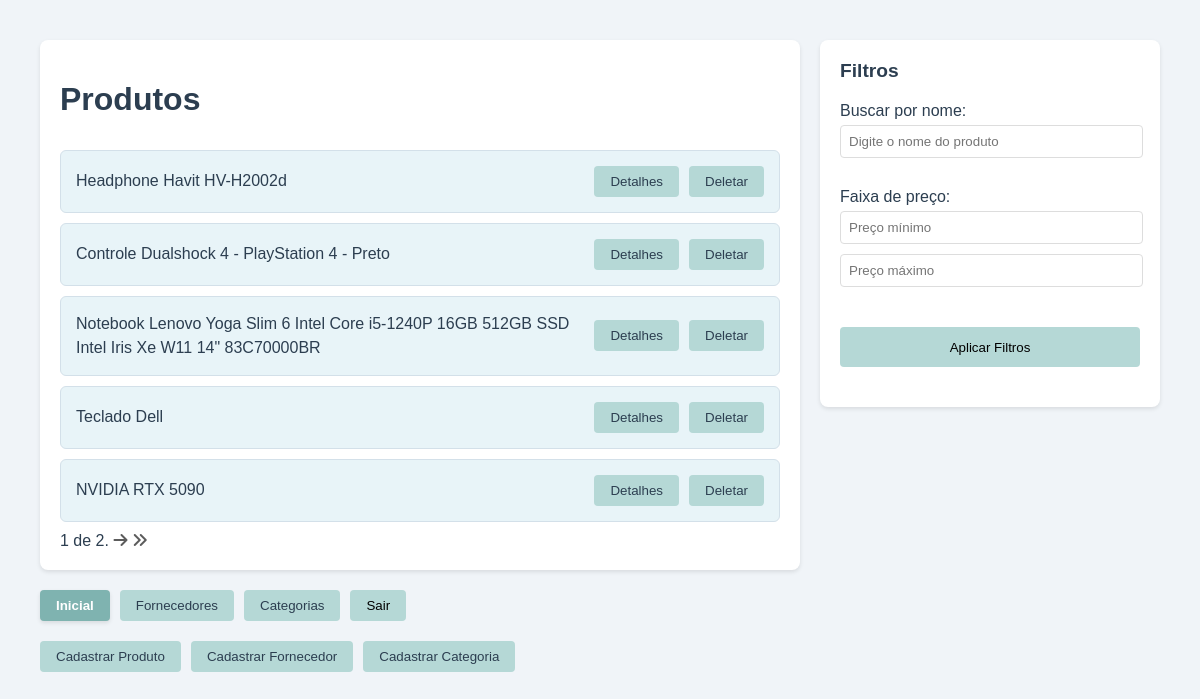
The app's page / (signed in) with its own data.
### core/models.py (models this page shows)
class Produto(models.Model):
    nome = models.CharField(max_length=200)
    codigo = models.CharField(max_length=10, unique=True)
    descricao = models.TextField(blank=True)
    preco = models.DecimalField(max_digits=10, decimal_places=2)
    quantidade = models.IntegerField()
    data_criacao = models.DateField(default=date.today)
    fornecedor = models.ForeignKey(Fornecedor, on_delete=models.CASCADE, blank=True)
    categorias = models.ManyToManyField(Categoria, blank=True, related_name='produtos')
    def __str__(self):
        return self.nome

### core/views.py (the view)
# urls.py: path('', views.IndexView.as_view(), name='index'),
class IndexView(LoginRequiredMixin, ListView):
    model = Produto
    template_name = 'core/index.html'
    context_object_name = 'produtos'
    paginate_by = 5
    page_kwarg = "pagina"

### core/templates/core/index.html (shortened to what this page needs)
{% extends 'core/base.html' %}
{% load static %}
{% load preserve_url %}
{% block content %}
    <div id="main-box">
        <div class="main-header">
            <h1>Produtos</h1>
        </div>
        {% for produto in produtos %}
            <div id="produto-box">
                <p>{{ produto }}</p>
                <div class="button-container">
                    <button>
                        <a href="{% url 'details' produto.id %}" style="text-decoration: none;">Detalhes</a>
                    </button>
                    <button>
                        <a href="{% url 'deletar_produto' produto.id %}" style="text-decoration: none;">Deletar</a>
                    </button>
                </div>
            </div>
        {% empty %}
            <p>Não há produtos cadastrados.</p>
        {% endfor %}
        <span>
            {{ page_obj.number }} de {{ page_obj.paginator.num_pages }}.
        </span>
        {% if page_obj.has_next %}
            <a href="?pagina={{ page_obj.next_page_number }}"><i class="page-icon fa-solid fa-arrow-right"></i></a>
            <a href="?pagina={{ page_obj.paginator.num_pages }}"><i class="page-icon fa-solid fa-angles-right"></i></a>
        {% endif %}
    </div>
{% endblock %}
{% block filtros %}
    <div class="filter-card">
        <h2>Filtros</h2>
        <form action="{% url 'resultado_pesquisa' %}" method="get">
            <div class="filter-group">
                <label for="search-input">Buscar por nome:</label>
                <input name="q" type="text" id="search-input" placeholder="Digite o nome do produto">
            </div>
            <div class="filter-group">
                <label>Faixa de preço:</label>
                <input type="number" name="start_value" placeholder="Preço mínimo" step="1">
                <input type="number" name="end_value" placeholder="Preço máximo" step="1">
            </div>
            <div class="filter-group">
                <button id="filter-button" type="submit">Aplicar Filtros</button>
            </div>
        </form>
    </div>
{% endblock %}

### core/static/core/css/base.css (style rules this page uses)
body { font-family: 'Arial', sans-serif; background-color: #f0f4f8; margin: 0; padding: 20px; color: #2c3e50; }
.filter-card { width: 300px; background-color: #fff; border-radius: 8px; padding: 20px; box-shadow: 0 2px 4px rgba(0, 0, 0, 0.1); height: 100%; }
.filter-card h2 { margin-top: 0; margin-bottom: 20px; font-size: 1.2em; color: #2c3e50; }
.filter-group { margin-bottom: 20px; }
.filter-group label { display: block; margin-bottom: 5px; color: #2c3e50; }
.filter-group input { width: 95%; padding: 8px; border: 1px solid #ddd; border-radius: 4px; margin-bottom: 10px; }
.filter-group button { width: 100%; margin-top: 10px; }
.main-header { display: flex; justify-content: space-between; align-items: center; }
#main-box, #box { background-color: #fff; border-radius: 8px; padding: 20px; box-shadow: 0 2px 4px rgba(0, 0, 0, 0.1); }
#produto-box { background-color: #e8f4f8; padding: 15px; margin: 10px 0; border-radius: 6px; display: flex; justify-content: space-between; align-items: center; border: 1px solid #d3e0e9; }
.button-container { display: flex; gap: 10px; }
#filter-button { padding: 10px; height: 40px; }
button { background-color: #b5d8d6; border: none; padding: 8px 16px; border-radius: 4px; cursor: pointer; transition: background-color 0.2s; }
a { color: #2c3e50; text-decoration: none; }
p { margin: 0; line-height: 1.5; }
.page-icon { color: #5c5c5c; }

### records on screen
Produto: nome "Headphone Havit HV-H2002d"
Produto: nome "Controle Dualshock 4 - PlayStation 4 - Preto"
Produto: nome "Notebook Lenovo Yoga Slim 6 Intel Core i5-1240P 16GB 512GB SSD Intel Iris Xe W11 14\" 83C70000BR"
Produto: nome "Teclado Dell"
Produto: nome "NVIDIA RTX 5090"

### other values on screen
{{ page_obj.number }} "1"
{{ page_obj.paginator.num_pages }} "2"
